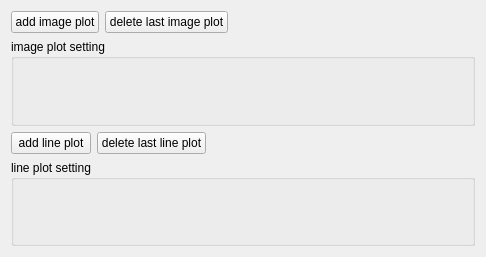
<?xml version="1.0" encoding="UTF-8"?>
<ui version="4.0">
 <class>Form</class>
 <widget class="QWidget" name="Form">
  <property name="geometry">
   <rect>
    <x>0</x>
    <y>0</y>
    <width>486</width>
    <height>257</height>
   </rect>
  </property>
  <property name="windowTitle">
   <string>Form</string>
  </property>
  <layout class="QVBoxLayout" name="verticalLayout_3">
   <item>
    <layout class="QGridLayout" name="gridLayout_2">
     <item row="0" column="0">
      <widget class="QPushButton" name="pushButton_add_image">
       <property name="text">
        <string>add image plot</string>
       </property>
      </widget>
     </item>
     <item row="0" column="2">
      <spacer name="horizontalSpacer_4">
       <property name="orientation">
        <enum>Qt::Horizontal</enum>
       </property>
       <property name="sizeHint" stdset="0">
        <size>
         <width>40</width>
         <height>20</height>
        </size>
       </property>
      </spacer>
     </item>
     <item row="0" column="1">
      <widget class="QPushButton" name="pushButton_delete_image">
       <property name="text">
        <string>delete last image plot</string>
       </property>
      </widget>
     </item>
     <item row="1" column="0" colspan="3">
      <widget class="QGroupBox" name="groupBox_2">
       <property name="title">
        <string>image plot setting</string>
       </property>
       <layout class="QVBoxLayout" name="verticalLayout">
        <item>
         <layout class="QVBoxLayout" name="verticalLayout_image"/>
        </item>
       </layout>
      </widget>
     </item>
    </layout>
   </item>
   <item>
    <layout class="QGridLayout" name="gridLayout">
     <item row="1" column="0" colspan="3">
      <widget class="QGroupBox" name="groupBox">
       <property name="title">
        <string>line plot setting</string>
       </property>
       <layout class="QVBoxLayout" name="verticalLayout_2">
        <item>
         <layout class="QVBoxLayout" name="verticalLayout_line"/>
        </item>
       </layout>
      </widget>
     </item>
     <item row="0" column="2">
      <spacer name="horizontalSpacer">
       <property name="orientation">
        <enum>Qt::Horizontal</enum>
       </property>
       <property name="sizeHint" stdset="0">
        <size>
         <width>40</width>
         <height>20</height>
        </size>
       </property>
      </spacer>
     </item>
     <item row="0" column="0">
      <widget class="QPushButton" name="pushButton_add_line">
       <property name="text">
        <string>add line plot</string>
       </property>
      </widget>
     </item>
     <item row="0" column="1">
      <widget class="QPushButton" name="pushButton_delete_line">
       <property name="text">
        <string>delete last line plot</string>
       </property>
      </widget>
     </item>
    </layout>
   </item>
  </layout>
 </widget>
 <resources/>
 <connections/>
</ui>
